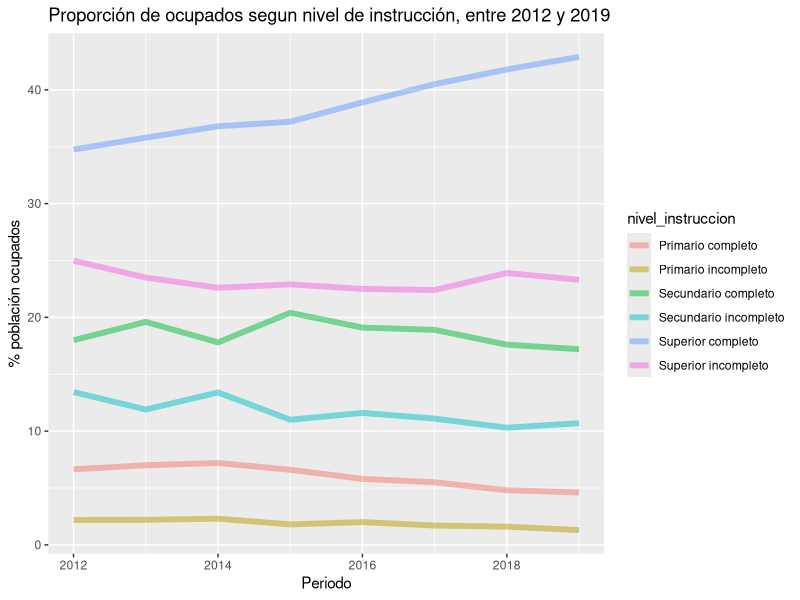
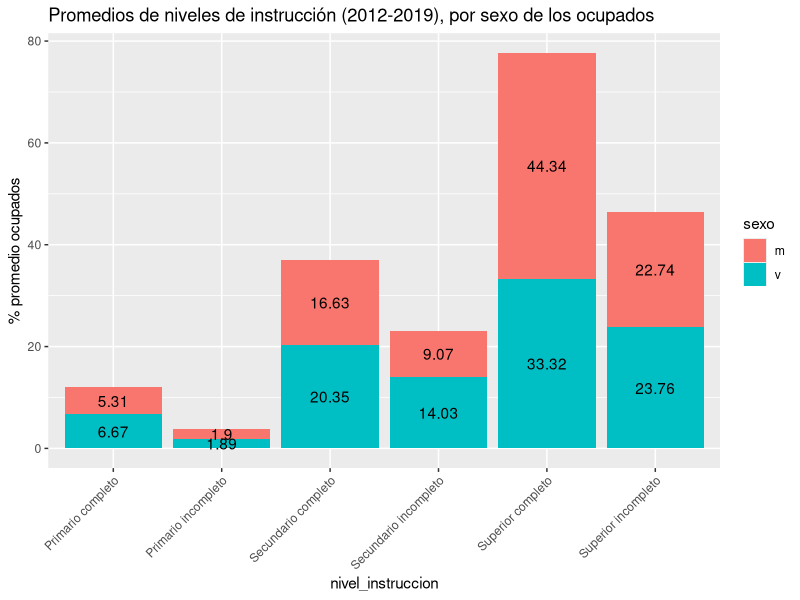
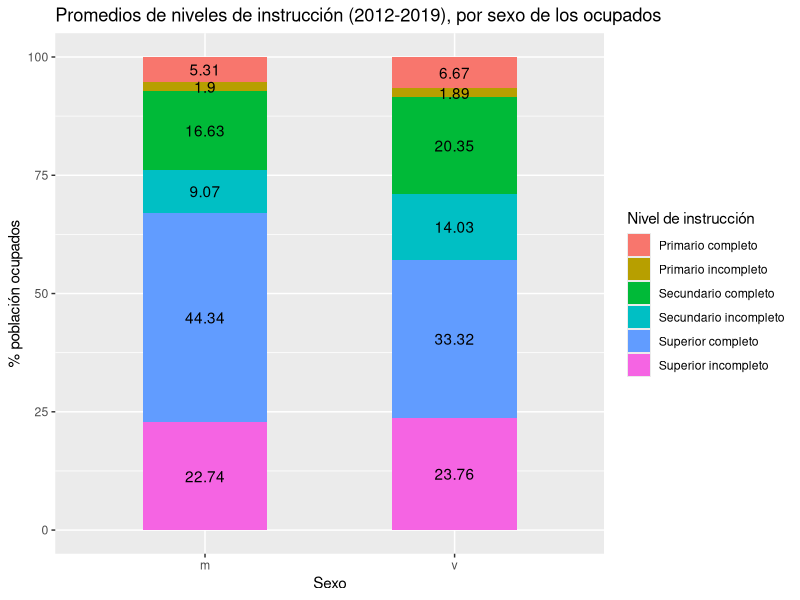
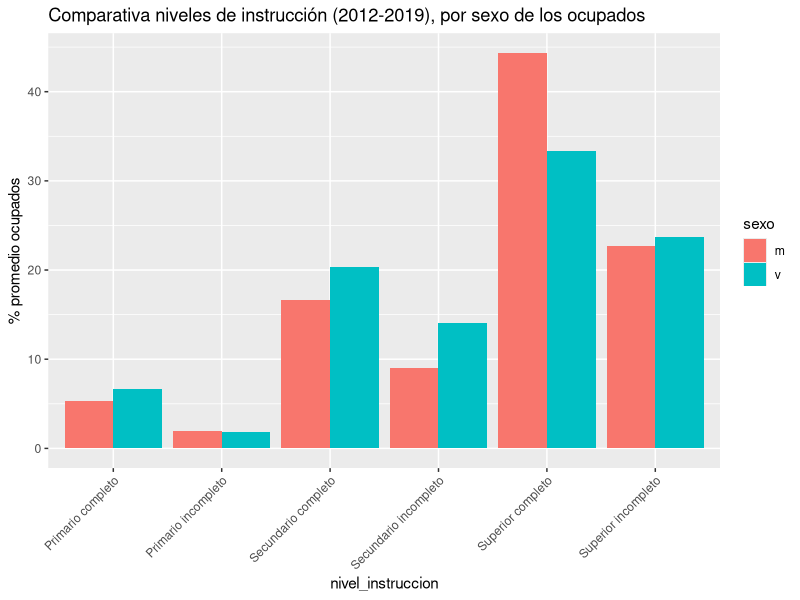

Write R code to recreate these figures, in order.
## ---- chunk 1
knitr::opts_chunk$set(echo = TRUE)
 
# Cargar los paquetes necesarios acá
library(readr)
library(dplyr)
library(ggplot2)
library(tidyr)

## ---- chunk 2

## Lectura de los archivos

nivel_educativo_sexo_anio <- read_csv("datos/max_neduc_ocup_sexo__annio__n_instruc_limpio.csv")

## ---- chunk 3
head(nivel_educativo_sexo_anio,10)
## ---- chunk 4

## Exploración de los datos

#verificar tipo de datos data.frame
class(nivel_educativo_sexo_anio)

# nombres de las variables
names(nivel_educativo_sexo_anio)

#tipo de dato de las variables
str(nivel_educativo_sexo_anio)

#ver cantidad de filas (observaciones) y columnas (variables)

nrow(nivel_educativo_sexo_anio)
ncol(nivel_educativo_sexo_anio)


## ---- chunk 5
#verificamos que no haya valores nulos en el data.frame

any(is.na(nivel_educativo_sexo_anio$anio)) &
any(is.na(nivel_educativo_sexo_anio$sexo)) &
any(is.na(nivel_educativo_sexo_anio$nivel_instruccion)) &
any(is.na(nivel_educativo_sexo_anio$porc_poblacion))

## ---- chunk 6
#verificamos que todos los valores sean positivos en la columna porcentaje

filter(nivel_educativo_sexo_anio,porc_poblacion<0)


## ---- chunk 7

nivel_educativo_sexo_anio<-nivel_educativo_sexo_anio %>% 
  mutate(porcentaje_poblacion = round(porc_poblacion,2))

## ---- chunk 8
nivel_educativo_sexo_anio |> 
  filter(sexo=='m' |sexo=='v') %>%
  group_by(sexo, nivel_instruccion) %>% 
  summarise(porcentaje_poblacion_media = mean(porcentaje_poblacion),porcentaje_poblacion_sd = sd(porcentaje_poblacion))


## ---- chunk 9

nivel_educativo_sexo_anio %>% 
  filter(sexo=='m' |sexo=='v') %>%
  group_by(sexo, nivel_instruccion) %>% 
  summarise(porcentaje_poblacion_max = max(porcentaje_poblacion,na.rm=TRUE),porcentaje_poblacion_min = min(porcentaje_poblacion,na.rm=TRUE), rango=max(porcentaje_poblacion,na.rm=TRUE)-min(porcentaje_poblacion,na.rm=TRUE))
            

## ---- chunk 10

nivel_educativo_sexo_anio|>
  filter(sexo=="TOTAL")|>
  ggplot(aes(anio,porc_poblacion))+
  geom_line(aes(group=nivel_instruccion,color=nivel_instruccion), size=2,alpha = 0.5)+
   labs(title = "Proporción de ocupados segun nivel de instrucción, entre 2012 y 2019",
        x = "Periodo", 
        y = "% población ocupados")

## ---- chunk 11
  nivel_educativo_sexo_anio|>
  filter(sexo != "TOTAL")|>
  group_by(nivel_instruccion, sexo)|>
    summarise(promedio_poblacion = round(mean(porc_poblacion),2))|>
  spread(sexo,promedio_poblacion) |> rename(Mujer=m,Varon=v) 

## ---- chunk 12
nivel_educativo_sexo_anio|>
  filter(sexo != "TOTAL")|>
  group_by(nivel_instruccion, sexo)|>
    summarise(promedio_poblacion = round(mean(porc_poblacion),2))|>
  ggplot(aes(nivel_instruccion , promedio_poblacion , fill=sexo))+
  geom_col(position = "stack")+
  geom_text(aes(label = promedio_poblacion, group = factor(sexo)), position = position_stack(0.5))+
    labs(title = "Promedios de niveles de instrucción (2012-2019), por sexo de los ocupados", y="% promedio ocupados")+
  theme(axis.text.x = element_text(angle = 45, vjust = 1, hjust=1))


## ---- chunk 13

nivel_educativo_sexo_anio|>
  filter(sexo != "TOTAL")|>
  group_by(nivel_instruccion, sexo)|>
  summarise(promedio_poblacion = round(mean(porc_poblacion),2))|>
  ggplot(aes(sexo, promedio_poblacion))+
  geom_col(aes(width = 0.5, fill = factor(nivel_instruccion)))+
  geom_text(aes(label = promedio_poblacion, group = factor(nivel_instruccion)), position = position_stack(0.5))+
  scale_fill_discrete(name = "Nivel de instrucción")+
  labs(title = "Promedios de niveles de instrucción (2012-2019), por sexo de los ocupados", 
       x = "Sexo", 
       y="% población ocupados")

## ---- chunk 14
nivel_educativo_sexo_anio|>
  filter(sexo != "TOTAL")|>
  group_by(nivel_instruccion, sexo)|>
  summarise(promedio_poblacion = round(mean(porc_poblacion),2))|>
  ggplot() +  
  geom_bar(aes(x = nivel_instruccion, y = promedio_poblacion, fill = sexo),
           stat = 'identity', position = 'dodge')+
  labs(title = "Comparativa niveles de instrucción (2012-2019), por sexo de los ocupados", y="% promedio ocupados")+
  theme(axis.text.x = element_text(angle = 45, vjust = 1, hjust=1))
